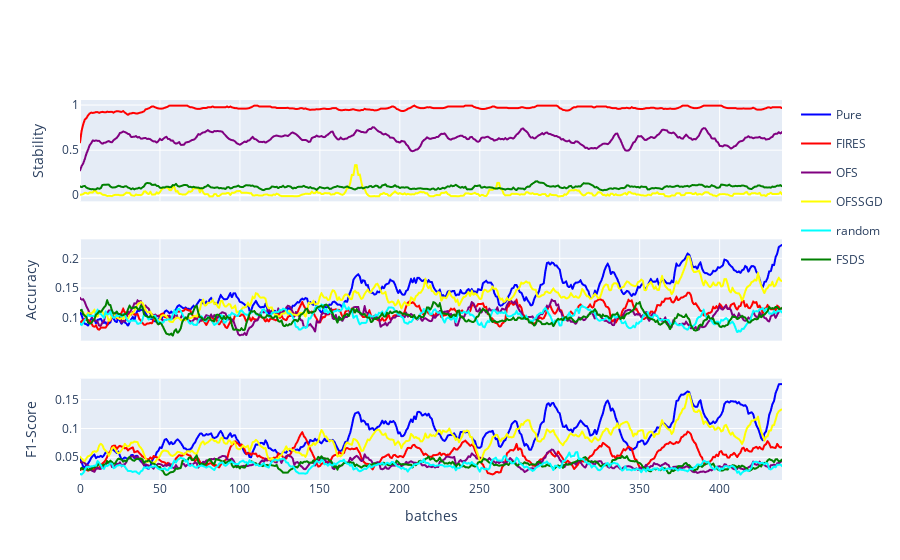

The notebook cell saved with this chart:
### Code cell
fig = make_subplots(rows=3, cols=1, shared_xaxes=True, vertical_spacing=0.1) # subplot_titles=("Stability","Accuracy", "F1-Score"),
for i in range(len(stability_trace)):
    stability_trace[i]["showlegend"] = False
    fig.add_trace(stability_trace[i], row=1, col=1)
for i in range(len(accuracy_trace)):
    fig.add_trace(accuracy_trace[i], row=2, col=1)
for i in range(len(f1_trace)):
    f1_trace[i]["showlegend"] = False
    fig.add_trace(f1_trace[i], row=3, col=1)
fig.update_xaxes(title_text="batches", row=3, col=1)
fig.update_yaxes(title_text="Stability", row=1, col=1)
fig.update_yaxes(title_text="Accuracy", row=2, col=1)
fig.update_yaxes(title_text="F1-Score", row=3, col=1)
fig.write_image("{}/all_scores_{}.{}".format(folder, dataset_name, export_type))
fig.show()

### Figure 1 — Plotly figure (JSON) as saved in the notebook; plotly's stock layout.template omitted (floating-point values rounded to 4 significant figures; data arrays with more than 128 entries replaced by an {"elided": "..."} marker saying what was removed)
{"data": [{"hovertemplate": "variable=FIRES<br>batches=%{x}<br>stability=%{y}<extra></extra>", "legendgroup": "FIRES", "line": {"color": "red", "dash": "solid"}, "mode": "lines", "name": "FIRES", "showlegend": false, "type": "scattergl", "x": {"elided": "440 int values"}, "xaxis": "x", "y": {"elided": "440 float values"}, "yaxis": "y"}, {"hovertemplate": "variable=OFS<br>batches=%{x}<br>stability=%{y}<extra></extra>", "legendgroup": "OFS", "line": {"color": "purple", "dash": "solid"}, "mode": "lines", "name": "OFS", "showlegend": false, "type": "scattergl", "x": {"elided": "440 int values"}, "xaxis": "x", "y": {"elided": "440 float values"}, "yaxis": "y"}, {"hovertemplate": "variable=OFSSGD<br>batches=%{x}<br>stability=%{y}<extra></extra>", "legendgroup": "OFSSGD", "line": {"color": "yellow", "dash": "solid"}, "mode": "lines", "name": "OFSSGD", "showlegend": false, "type": "scattergl", "x": {"elided": "440 int values"}, "xaxis": "x", "y": {"elided": "440 float values"}, "yaxis": "y"}, {"hovertemplate": "variable=FSDS<br>batches=%{x}<br>stability=%{y}<extra></extra>", "legendgroup": "FSDS", "line": {"color": "green", "dash": "solid"}, "mode": "lines", "name": "FSDS", "showlegend": false, "type": "scattergl", "x": {"elided": "440 int values"}, "xaxis": "x", "y": {"elided": "440 float values"}, "yaxis": "y"}, {"hovertemplate": "variable=Pure<br>batches=%{x}<br>accuracy=%{y}<extra></extra>", "legendgroup": "Pure", "line": {"color": "blue", "dash": "solid"}, "mode": "lines", "name": "Pure", "showlegend": true, "type": "scattergl", "x": {"elided": "440 int values"}, "xaxis": "x2", "y": {"elided": "440 float values"}, "yaxis": "y2"}, {"hovertemplate": "variable=FIRES<br>batches=%{x}<br>accuracy=%{y}<extra></extra>", "legendgroup": "FIRES", "line": {"color": "red", "dash": "solid"}, "mode": "lines", "name": "FIRES", "showlegend": true, "type": "scattergl", "x": {"elided": "440 int values"}, "xaxis": "x2", "y": {"elided": "440 float values"}, "yaxis": "y2"}, {"hovertemplate": "variable=OFS<br>batches=%{x}<br>accuracy=%{y}<extra></extra>", "legendgroup": "OFS", "line": {"color": "purple", "dash": "solid"}, "mode": "lines", "name": "OFS", "showlegend": true, "type": "scattergl", "x": {"elided": "440 int values"}, "xaxis": "x2", "y": {"elided": "440 float values"}, "yaxis": "y2"}, {"hovertemplate": "variable=OFSSGD<br>batches=%{x}<br>accuracy=%{y}<extra></extra>", "legendgroup": "OFSSGD", "line": {"color": "yellow", "dash": "solid"}, "mode": "lines", "name": "OFSSGD", "showlegend": true, "type": "scattergl", "x": {"elided": "440 int values"}, "xaxis": "x2", "y": {"elided": "440 float values"}, "yaxis": "y2"}, {"hovertemplate": "variable=random<br>batches=%{x}<br>accuracy=%{y}<extra></extra>", "legendgroup": "random", "line": {"color": "cyan", "dash": "solid"}, "mode": "lines", "name": "random", "showlegend": true, "type": "scattergl", "x": {"elided": "440 int values"}, "xaxis": "x2", "y": {"elided": "440 float values"}, "yaxis": "y2"}, {"hovertemplate": "variable=FSDS<br>batches=%{x}<br>accuracy=%{y}<extra></extra>", "legendgroup": "FSDS", "line": {"color": "green", "dash": "solid"}, "mode": "lines", "name": "FSDS", "showlegend": true, "type": "scattergl", "x": {"elided": "440 int values"}, "xaxis": "x2", "y": {"elided": "440 float values"}, "yaxis": "y2"}, {"hovertemplate": "variable=Pure<br>batches=%{x}<br>accuracy=%{y}<extra></extra>", "legendgroup": "Pure", "line": {"color": "blue", "dash": "solid"}, "mode": "lines", "name": "Pure", "showlegend": false, "type": "scattergl", "x": {"elided": "440 int values"}, "xaxis": "x3", "y": {"elided": "440 float values"}, "yaxis": "y3"}, {"hovertemplate": "variable=FIRES<br>batches=%{x}<br>accuracy=%{y}<extra></extra>", "legendgroup": "FIRES", "line": {"color": "red", "dash": "solid"}, "mode": "lines", "name": "FIRES", "showlegend": false, "type": "scattergl", "x": {"elided": "440 int values"}, "xaxis": "x3", "y": {"elided": "440 float values"}, "yaxis": "y3"}, {"hovertemplate": "variable=OFS<br>batches=%{x}<br>accuracy=%{y}<extra></extra>", "legendgroup": "OFS", "line": {"color": "purple", "dash": "solid"}, "mode": "lines", "name": "OFS", "showlegend": false, "type": "scattergl", "x": {"elided": "440 int values"}, "xaxis": "x3", "y": {"elided": "440 float values"}, "yaxis": "y3"}, {"hovertemplate": "variable=OFSSGD<br>batches=%{x}<br>accuracy=%{y}<extra></extra>", "legendgroup": "OFSSGD", "line": {"color": "yellow", "dash": "solid"}, "mode": "lines", "name": "OFSSGD", "showlegend": false, "type": "scattergl", "x": {"elided": "440 int values"}, "xaxis": "x3", "y": {"elided": "440 float values"}, "yaxis": "y3"}, {"hovertemplate": "variable=FSDS<br>batches=%{x}<br>accuracy=%{y}<extra></extra>", "legendgroup": "FSDS", "line": {"color": "green", "dash": "solid"}, "mode": "lines", "name": "FSDS", "showlegend": false, "type": "scattergl", "x": {"elided": "440 int values"}, "xaxis": "x3", "y": {"elided": "440 float values"}, "yaxis": "y3"}, {"hovertemplate": "variable=random<br>batches=%{x}<br>accuracy=%{y}<extra></extra>", "legendgroup": "random", "line": {"color": "cyan", "dash": "solid"}, "mode": "lines", "name": "random", "showlegend": false, "type": "scattergl", "x": {"elided": "440 int values"}, "xaxis": "x3", "y": {"elided": "440 float values"}, "yaxis": "y3"}], "layout": {"xaxis": {"anchor": "y", "domain": [0, 1], "matches": "x3", "showticklabels": false}, "xaxis2": {"anchor": "y2", "domain": [0, 1], "matches": "x3", "showticklabels": false}, "xaxis3": {"anchor": "y3", "domain": [0, 1], "title": {"text": "batches"}}, "yaxis": {"anchor": "x", "domain": [0.7333, 1], "title": {"text": "Stability"}}, "yaxis2": {"anchor": "x2", "domain": [0.3667, 0.6333], "title": {"text": "Accuracy"}}, "yaxis3": {"anchor": "x3", "domain": [0, 0.2667], "title": {"text": "F1-Score"}}}}
